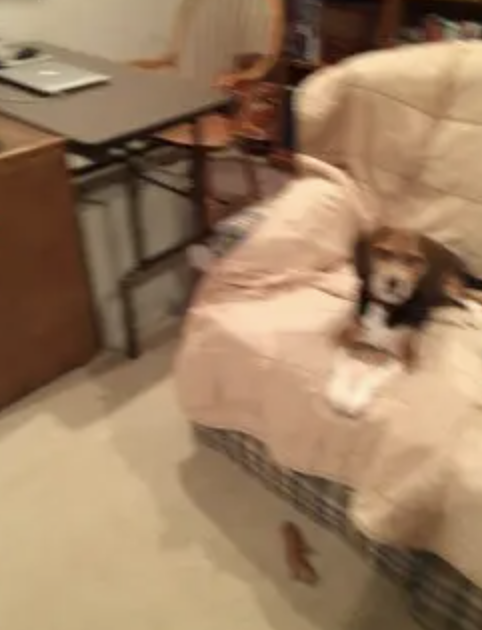
#> input picture images/blur.png, 482 x 630 px
$ jupyter execute project.ipynb   (text cells are left out)
#> lines starting #> are read from the running program, lines starting #| are printed output that depends on the picture; long printed decimals are rounded
### common.py

import cv2
import numpy as np

def get_blur_score(image, treshold=5):
    # check if the image is grayscale, and convert it back to grayscale if necessary
    if len(image.shape) == 3:
        image = cv2.cvtColor(image, cv2.COLOR_BGR2GRAY)

    # use the zero mean image to remove the DC component
    image = image - np.mean(image)

    # compute the fft of the image
    ftt = np.fft.fft2(image)
    ftts = np.fft.fftshift(ftt)

    # remove central frequencies
    rows, cols = image.shape
    size_r = int(rows * 0.25)
    size_c = int(cols * 0.25)
    high_pass_mask = np.ones(image.shape)
    high_pass_mask[
        rows // 2 - size_r : rows // 2 + size_r,
        cols // 2 - size_c : cols // 2 + size_c
    ] = 0

    # apply the mask to the fft obtained in the previous section and display the results
    magnitude_spectrum = np.abs(ftts)
    filtered_magnitude = magnitude_spectrum * high_pass_mask

    # compute the magnitude
    magnitude = np.log(1 + filtered_magnitude)

    mean = np.mean(magnitude)

    # compute the mean of the magnitude
    return mean, mean < treshold

### project.ipynb
[cell 1]
# Import necessary libraries
import cv2
import numpy as np
import matplotlib.pyplot as plt
import os

# Load an image from the 'images' folder
image_path = os.path.join('images', 'blur.png')

# Read the image in grayscale
image = cv2.imread(image_path, cv2.IMREAD_GRAYSCALE)
#> image: shape (630, 482); min 5, max 239, mean 129.8

colored_image = cv2.imread(image_path, cv2.IMREAD_COLOR)
#> colored_image is the input picture: shape (630, 482, 3); mean B, G, R 95.7, 124.8, 154.2
colored_image = cv2.cvtColor(colored_image, cv2.COLOR_BGR2RGB)

# Display the image colored
plt.imshow(colored_image)
plt.show()

[cell 2]
# use the zero mean image to remove the DC component
image_zero_mean = image - np.mean(image)

ftt = np.fft.fft2(image_zero_mean)
print(f"Shape of the result: {ftt.shape}")
#| Shape of the result: (630, 482)

# plot real and imaginary parts of the image
plt.figure(figsize=(15, 5))
plt.subplot(141)
plt.imshow(image, cmap='gray')
plt.title('Input image')
plt.subplot(142)
plt.imshow(image_zero_mean, cmap='gray')
plt.title('Zero mean image')
plt.subplot(143)
plt.imshow(np.real(ftt), cmap='gray')
plt.title('Real part')
plt.subplot(144)
plt.imshow(np.imag(ftt), cmap='gray')
plt.title('Imaginary part')
plt.show()

[cell 3]
ftts = np.fft.fftshift(ftt)

# plot real and imaginary parts of the image
plt.figure(figsize=(15, 5))
plt.subplot(131)
plt.imshow(image, cmap='gray')
plt.title('Input image')
plt.subplot(132)
plt.imshow(np.real(ftts), cmap='gray')
plt.title('Real part')
plt.subplot(133)
plt.imshow(np.imag(ftts), cmap='gray')
plt.title('Imaginary part')
plt.show()

[cell 4]
magnitude_spectrum = np.abs(ftts)

epsilon = 1.0001

# plot real and imaginary parts of the image
plt.figure(figsize=(15, 5))
plt.subplot(121)
plt.imshow(image, cmap='gray')
plt.colorbar()
plt.title('Input image')
plt.subplot(122)
magnitude_visualization = np.log(epsilon + magnitude_spectrum)
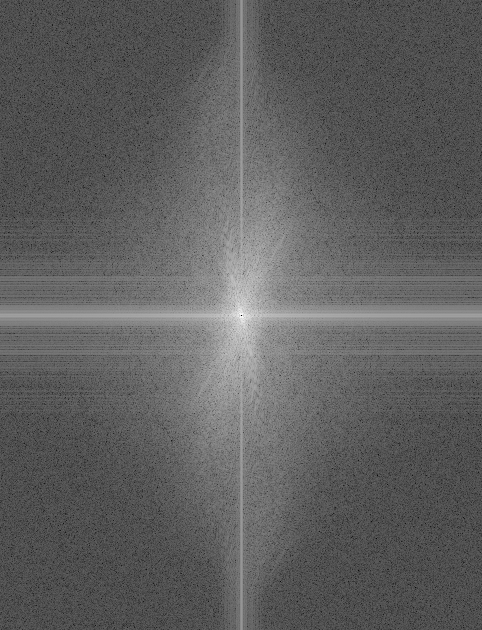
#> magnitude_visualization: shape (630, 482) float64; min 0.0001, max 15.45, mean 5.78; drawn with min black and max white
plt.imshow(magnitude_visualization, cmap='gray')
plt.colorbar()
plt.title('Magnitude spectrum')
plt.show()

[cell 5]
# create a mask first, center square is 1, remaining all zeros
rows, cols = image.shape
#> rows = 630; cols = 482

# 10% of the rows and cols
size_r = int(rows * 0.30)
#> size_r = 189
size_c = int(cols * 0.30)
#> size_c = 144
high_pass_mask = np.ones(image.shape)
high_pass_mask[
    rows // 2 - size_r : rows // 2 + size_r,
    cols // 2 - size_c : cols // 2 + size_c
] = 0

# apply the mask to the fft obtained in the previous section and display the results
filtered_magnitude = magnitude_spectrum * high_pass_mask

# plot filtered and unfiltered images
plt.figure(figsize=(15, 5))
plt.subplot(121)
plt.imshow(magnitude_visualization, cmap='gray')
plt.title('Original DFT')
plt.colorbar()
plt.subplot(122)
magnitude_visualization_filtered = np.log(epsilon + filtered_magnitude)
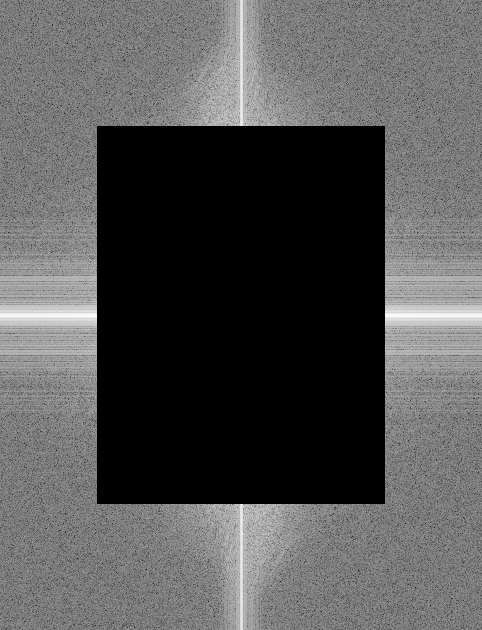
#> magnitude_visualization_filtered: shape (630, 482) float64; min 0.0001, max 9.88, mean 3.31; drawn with min black and max white
plt.imshow(magnitude_visualization_filtered, cmap='gray')
plt.title('Filtered DFT')
plt.colorbar()
plt.show()
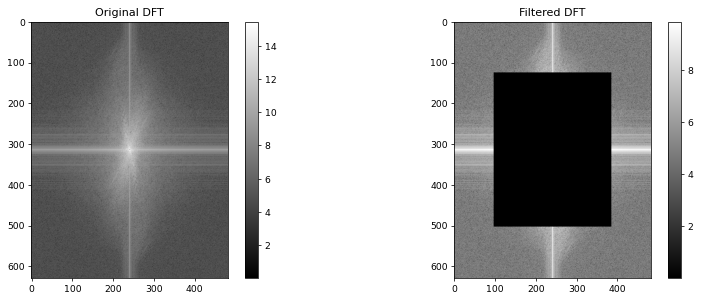
#> figure drawn by matplotlib, 4 panels

[cell 6]
mean = np.log(epsilon + np.mean(filtered_magnitude))
#> mean = 5.46

# Determine if the image is blurry
blurry = mean < 6
#> blurry = True

print("Blur score: ", mean)
#| Blur score:  5.455

if blurry:
    print('The image is blurry')
else:
    print('The image is not blurry')

[cell 7]
iftts = np.fft.ifftshift(filtered_magnitude)
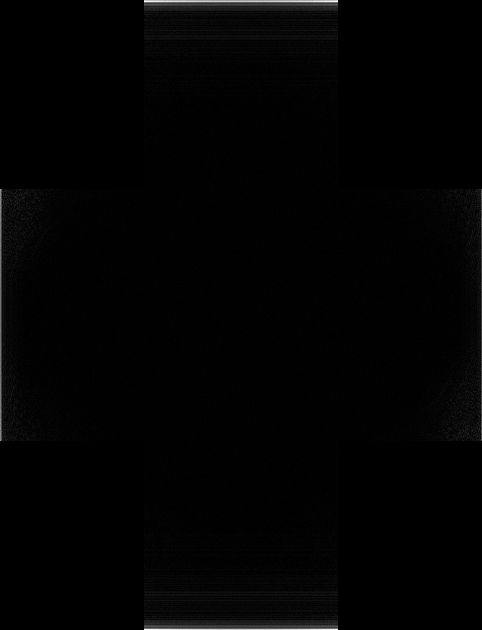
#> iftts: shape (630, 482) float64; min 0, max 19441.6, mean 233; drawn with min black and max white
iftt = np.fft.ifft2(iftts)

# plot real and imaginary parts of the image
plt.figure(figsize=(15, 5))
plt.subplot(141)
plt.imshow(image, cmap='gray')
plt.title('Input image')
plt.subplot(142)
plt.imshow(np.real(iftt), cmap='gray')
plt.title('Real part')
plt.subplot(143)
plt.imshow(np.imag(iftt), cmap='gray')
plt.title('Imaginary part')
plt.subplot(144)
plt.imshow(np.log(epsilon + np.abs(iftt)), cmap='gray')
plt.title('Magnitude')
plt.show()
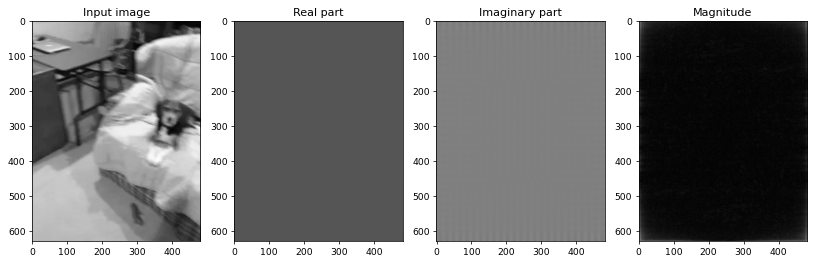
#> figure drawn by matplotlib, 4 panels

[cell 8]
from IPython.display import display, clear_output
import io
from PIL import Image
from common import get_blur_score

use_framing = True

# Open the webcam
cap = cv2.VideoCapture(0)

# Check if the webcam is opened successfully
if not cap.isOpened():
    raise IOError("Cannot open webcam")

cap.set(cv2.CAP_PROP_FRAME_WIDTH, 320)
cap.set(cv2.CAP_PROP_FRAME_HEIGHT, 240)

try:
    while True:
        ret, frame = cap.read()
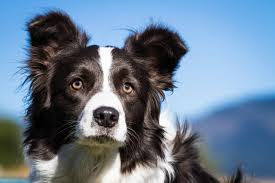
#> input picture images/BorderCollie.jpeg, 275 x 183 px, given in place of the camera
#> frame is the input picture: shape (183, 275, 3); mean B, G, R 143, 122.9, 103.9
        if not ret:
            break

        if use_framing:

            # Divide the frame into a grid of patches
            patch_size = (50, 50)  # Define the patch size
            patches_x = frame.shape[1] // patch_size[1]
#> patches_x = 5
            patches_y = frame.shape[0] // patch_size[0]
#> patches_y = 3

            heatmap = np.zeros((patches_y, patches_x), dtype=np.float32)  # Initialize heatmap

            # Calculate the blur score for each patch
            for y in range(0, patches_y):
                for x in range(0, patches_x):
                    patch = frame[y*patch_size[0]:(y+1)*patch_size[0], x*patch_size[1]:(x+1)*patch_size[1]]
                    mean_magnitude, blurry = get_blur_score(patch)
                    heatmap[y, x] = mean_magnitude  # Store the blur score in the heatmap
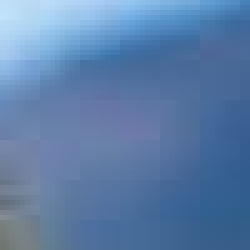
#> patch: shape (50, 50, 3) (shown 5 times larger); mean B, G, R 169.1, 125.8, 92
#> after the loop, heatmap = [[3.93, 4.16, 4.28, 4.08, 2.07], [4.68, 4.56, 4.69, 4.64, 3.09], [4.31, 4.52, 4.8, 4.64, 3.08]]


            # Normalize the heatmap for display
            heatmap_normalized = cv2.normalize(heatmap, None, 0, 255, cv2.NORM_MINMAX)
#> heatmap_normalized = [[174.6, 195.4, 206.5, 187.6, 5.86e-06], [243.9, 233.2, 245.5, 240.9, 95.5], [209.5, 228.9, 255, 240.4, 94.49]]
            heatmap_resized = cv2.resize(heatmap_normalized, (frame.shape[1], frame.shape[0]), interpolation=cv2.INTER_CUBIC)
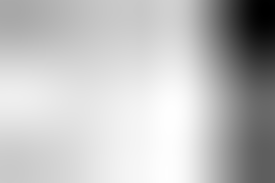
#> heatmap_resized: shape (183, 275) float32; min -31.98, max 265.6, mean 191.2; drawn with min black and max white
            heatmap_color = cv2.applyColorMap(heatmap_resized.astype(np.uint8), cv2.COLORMAP_JET)
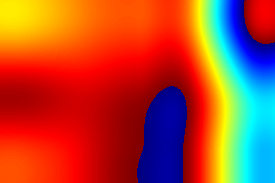
#> heatmap_color: shape (183, 275, 3); mean B, G, R 48.8, 71.8, 175.5


            # Make the heatmap slightly transparent for overlay
            overlay = frame.copy()
            alpha = 0.5  # Transparency factor
            frame = cv2.addWeighted(overlay, alpha, heatmap_color, 1 - alpha, 0)
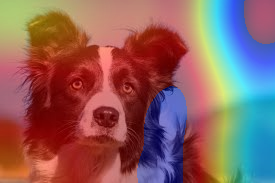
#> frame: shape (183, 275, 3); mean B, G, R 95.9, 97.4, 139.7

            # Prepare the label for the frame
            text = 'Blurry' if blurry else 'Sharp'
#> text = 'Blurry'
            color = (0, 0, 255) if blurry else (0, 255, 0)
#> color = (0, 0, 255)

        else:
            # Detect blur in the current frame
            mean_magnitude, blurry = get_blur_score(frame)

            # Prepare the label for the frame
            text = 'Blurry' if blurry else 'Sharp'
            color = (0, 0, 255) if blurry else (0, 255, 0)

            # Put the label on the frame
            cv2.putText(frame, '{}: {:.2f}'.format(text, mean_magnitude), (10, 30),
                        cv2.FONT_HERSHEY_SIMPLEX, 0.8, color, 3)


        frame = cv2.cvtColor(frame, cv2.COLOR_BGR2RGB)
        im = Image.fromarray(frame)

        # Convert to JPEG to reduce transfer size over the network
        with io.BytesIO() as f:
            im.save(f, format='JPEG')
            # Display the image
            display(Image.open(f))

        # Clear the output after displaying the frame
        clear_output(wait=True)
except KeyboardInterrupt:
    # When everything done, release the capture on interrupt
    cap.release()
    # print("Stream stopped")
